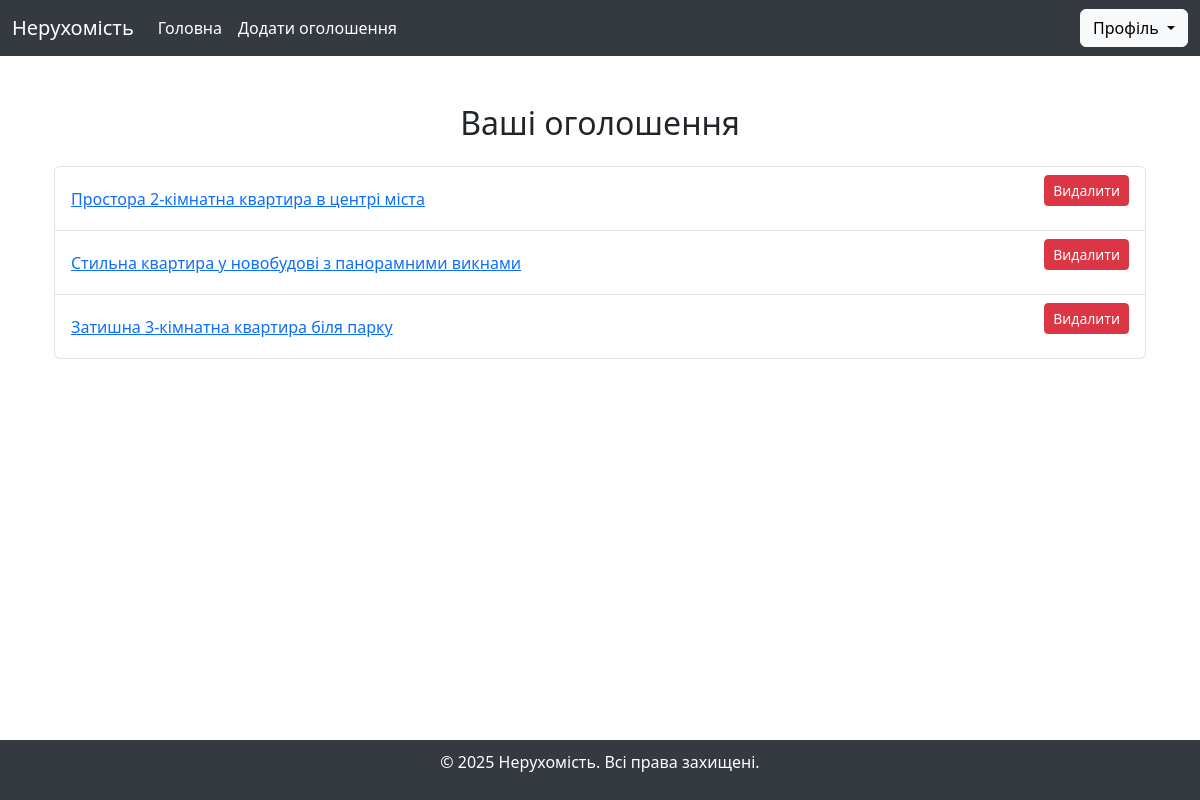
Page /profile/ (signed in) on the committed database.
### listings/models.py (models this page shows, shortened)
class Listing(models.Model):
    user = models.ForeignKey(User, on_delete=models.CASCADE, default=1)
    title = models.CharField(max_length=200)
    description = models.TextField()
    price = models.DecimalField(max_digits=10, decimal_places=2)
    image = models.ImageField(upload_to='listings/')
    square_meters = models.PositiveIntegerField()

### listings/views.py (the view)
# urls.py: path('profile/', profile, name='profile'),
@login_required
def profile(request):
    listings = Listing.objects.filter(user=request.user)
    return render(request, 'listings/profile.html', {'listings': listings})

### listings/templates/listings/profile.html (shortened to what this page needs)
{% extends 'listings/base.html' %}
{% block content %}
<div class="container mt-4">
    <h2 class="text-center mb-4">Ваші оголошення</h2>
    <ul class="list-group">
        {% for listing in listings %}
        <li class="list-group-item d-flex justify-content-between align-items-center">
            <a href="{% url 'listing_detail' listing.id %}">{{ listing.title }}</a>
            <form method="post" action="{% url 'delete_listing' listing.id %}">
                <button type="submit" class="btn btn-danger btn-sm">Видалити</button>
            </form>
        </li>
        {% empty %}
        <li class="list-group-item">У вас немає оголошень.</li>
        {% endfor %}
    </ul>
</div>
{% endblock %}

### listings/templates/listings/base.html (style rules this page uses)
html, body { height: 100%; display: flex; flex-direction: column; }

### rows in the picture
Listing: title "Простора 2-кімнатна квартира в центрі міста"
Listing: title "Стильна квартира у новобудові з панорамними викнами"
Listing: title "Затишна 3-кімнатна квартира біля парку"
